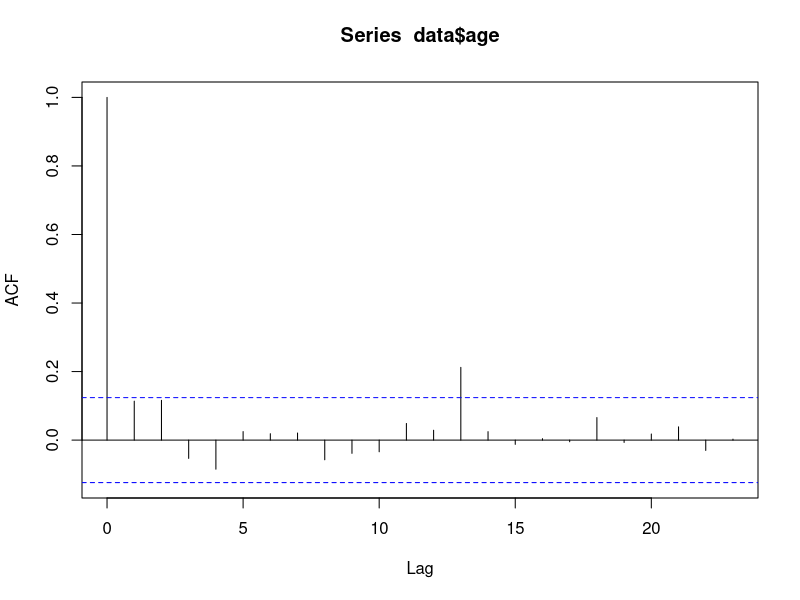
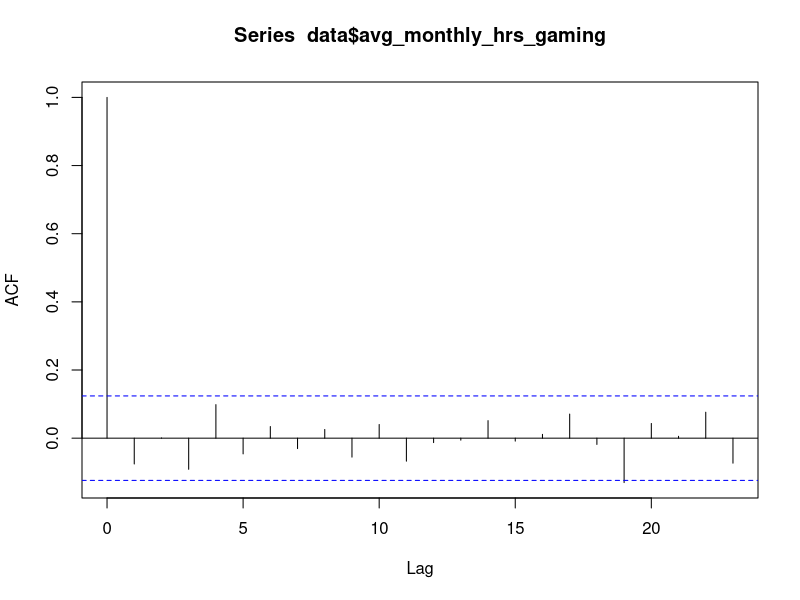
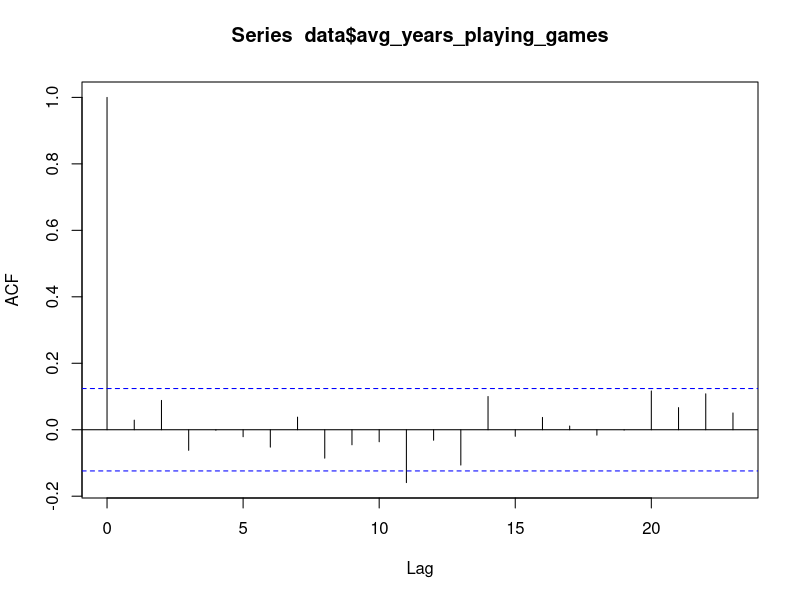
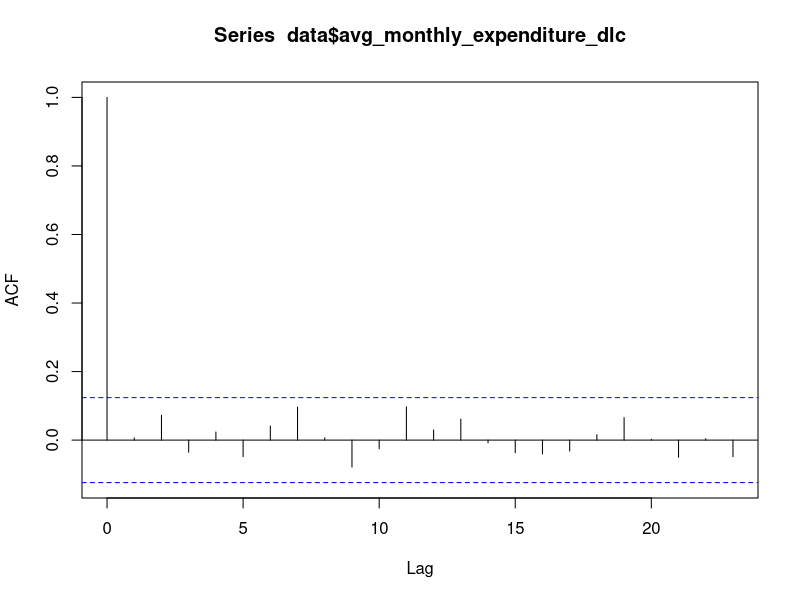
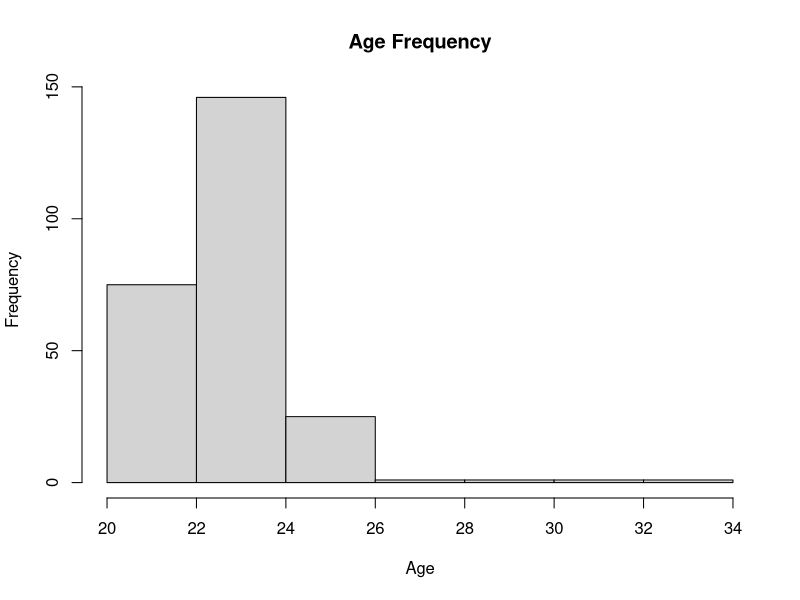
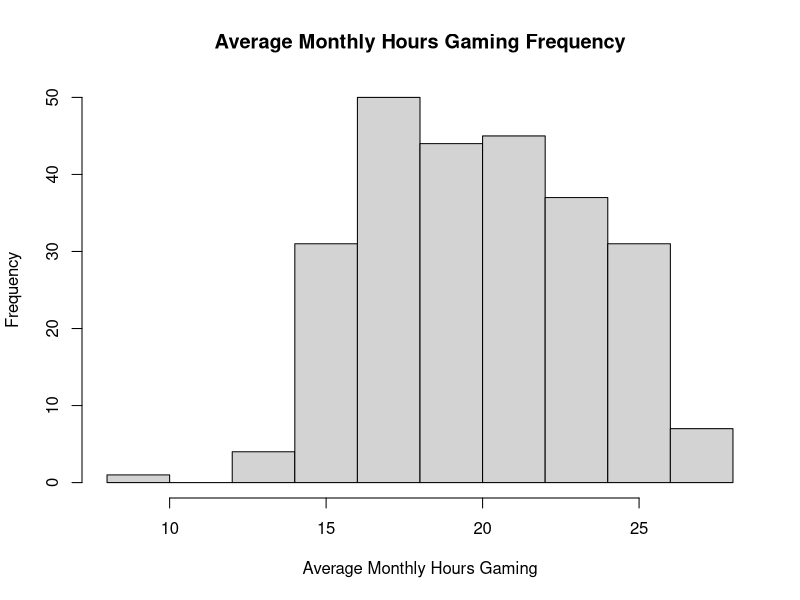
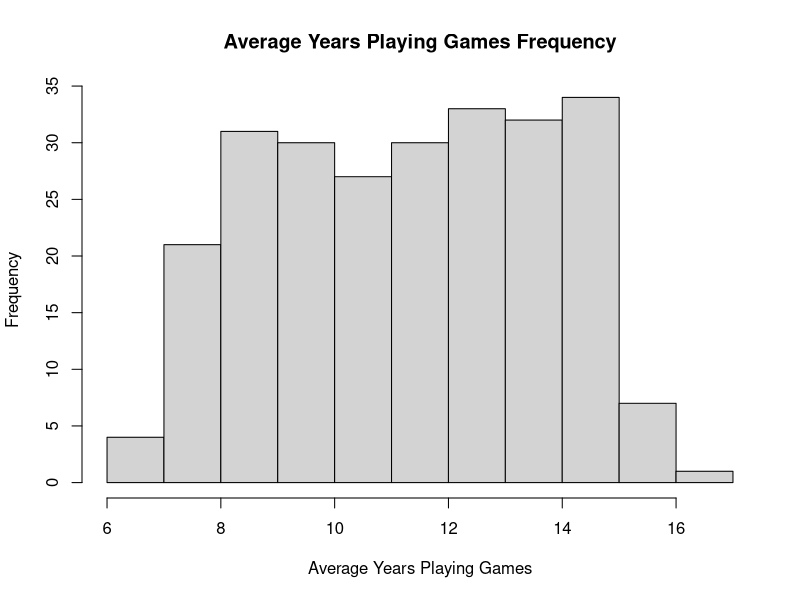
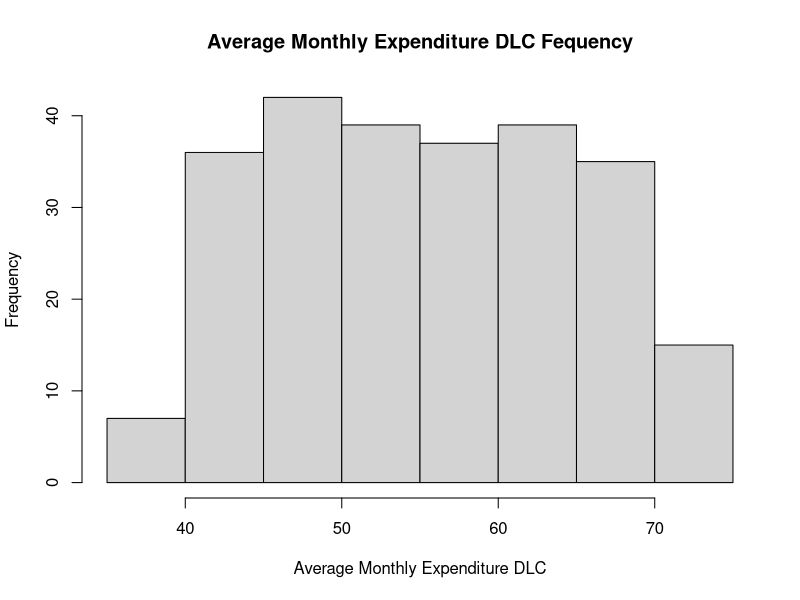

Here is the R script that generated these plots, in order:
## ---- chunk 1
knitr::opts_chunk$set(echo = TRUE)
## ---- chunk 2
# Libraries used
if(!require("readr"))
  install.packages("readr")
if(!require("dplyr"))
  install.packages("dplyr")
if(!require("ggplot2"))
  install.packages("ggplot2")
if(!require("knitr"))
  install.packages("knitr")
if(!require("kableExtra"))
  install.packages("kableExtra")

library(readr) # read_csv()
library(dplyr) # sample_n()
library(ggplot2) # data viszualizatoin, plot linear regression
library(knitr) # Display data in tables
library(kableExtra) # Format tables
## ---- chunk 3
# Load and Randomly Sample Data
data <- read_csv("amalgamated_game_survey_250_2022.csv") # read data from csv
summary(data) # Check data has been read in correctly
## ---- chunk 4
# https://statisticsglobe.com/select-only-numeric-columns-from-data-frame-in-r
# assumption here is it would be hard to plot a graph on non-numeric data
# colnames(data) # list of column names
# sapply(data, class)
# str(data) # show column properties, find numeric columns
numeric_cols <- unlist(lapply(data, is.numeric)) # identify numeric fields
numeric_data <- data[ , numeric_cols] # subset numeric fields
colnames(numeric_data) # show names of numeric fields
## ---- chunk 5
acf(data$age) # Significance
acf(data$avg_monthly_hrs_gaming)
acf(data$avg_years_playing_games)
acf(data$avg_monthly_expenditure_dlc)
## ---- chunk 6
# cor.test(data$age, data$avg_years_playing_games)
cor(data$age, data$avg_years_playing_games) # largest
cor(data$age, data$avg_monthly_hrs_gaming)
cor(data$age, data$avg_monthly_expenditure_dlc)
cor(data$avg_monthly_hrs_gaming, data$avg_monthly_expenditure_dlc) # smallest
cor(data$avg_monthly_hrs_gaming, data$avg_years_playing_games)
cor(data$avg_years_playing_games, data$avg_monthly_expenditure_dlc)

cor.test(data$avg_monthly_hrs_gaming, data$avg_monthly_expenditure_dlc)
## ---- chunk 7
hist(data$age, 
     main="Age Frequency",
     xlab = "Age")
## ---- chunk 8
hist(data$avg_monthly_hrs_gaming, 
     main="Average Monthly Hours Gaming Frequency",
     xlab="Average Monthly Hours Gaming")
## ---- chunk 9
hist(data$avg_years_playing_games, 
     main="Average Years Playing Games Frequency",
     xlab = "Average Years Playing Games")
## ---- chunk 10
hist(data$avg_monthly_expenditure_dlc, 
     main="Average Monthly Expenditure DLC Fequency",
     xlab = "Average Monthly Expenditure DLC")
## ---- chunk 11
st_age <- shapiro.test(data$age)
if(st_age$p.value < 0.05) print("nope") else print("yep")

st_hours <- shapiro.test(data$avg_monthly_hrs_gaming)
if(st_hours$p.value < 0.05) print("nope") else print("yep")
st_years <- shapiro.test(data$avg_years_playing_games)
if(st_years$p.value < 0.05) print("nope") else print("yep")
st_bucks <- shapiro.test(data$avg_monthly_expenditure_dlc)
if(st_bucks$p.value < 0.05) print("nope") else print("yep")
## ---- chunk 12
plot(avg_monthly_expenditure_dlc ~ avg_years_playing_games, data)
## ---- chunk 13
plot(avg_monthly_expenditure_dlc ~ avg_monthly_hrs_gaming, data)
## ---- chunk 14
plot(avg_monthly_expenditure_dlc ~ age, data)
## ---- chunk 15
plot(avg_years_playing_games ~ age, data)
## ---- chunk 16
plot(avg_years_playing_games ~ avg_monthly_hrs_gaming, data)
## ---- chunk 17
plot(avg_monthly_hrs_gaming ~ age, data)
## ---- chunk 18
mod <- lm(avg_monthly_expenditure_dlc ~ avg_monthly_hrs_gaming, 
          data = data)
summary(mod)
## ---- chunk 19
par(mfrow=c(2,2))
plot(mod)
par(mfrow=c(1,1))
## ---- chunk 20
graph <- ggplot(data, aes(x=avg_monthly_hrs_gaming, 
                          y=avg_monthly_expenditure_dlc)) + 
  geom_point()
graph
## ---- chunk 21
graph <- graph + geom_smooth(method="lm", col="blue")
graph
## ---- chunk 22
graph <- graph +
  ggpubr::stat_regline_equation()
graph
## ---- chunk 23
graph <- graph + labs(title = "expenditure as a function of hours played",
                      x = "Average monthly hours gaming",
                      y = "Average monthly expenditure DLC")
graph
## ---- chunk 24
# kbl(data)
# kbl(sample_n(data, 200))

# sample_data %>%
#   lm(avg_monthly_hrs_gaming ~ avg_monthly_expenditure_dlc, data = .) %>%
#   summary() # data summary
## ---- chunk 25
set.seed(1234) # reproduce random values

sample_data <- sample_n(data, 200) # tibble 200 x 11

# lm() - 
# dependent var. ~ independent var.
mod <- lm(avg_monthly_expenditure_dlc ~ avg_monthly_hrs_gaming, 
          data = sample_data)
summary(mod)

#attributes(mod)
#mod$residuals
# hist(mod$residuals)

plot <- ggplot(data = mod, mapping = aes(x = avg_monthly_hrs_gaming, 
                                 y = avg_monthly_expenditure_dlc)) + 
  # geom_point(alpha = 0.1, color = "blue") # add colours for points
  geom_point() + # plot dataset in a scatter plot
  labs(title = "Relationship between games monthly hours played + DLC expenditure",
       x = "Average Monthly Hours Gaming",
       y = "Average Monthly Expenditure DLC")

# plot + geom_smooth(method = lm, se = FALSE, formula=y~x) # probably this one
# plot + stat_smooth(method = lm, formula = y ~ x, geom = "smooth") # ok
# plot + geom_smooth(method = "loess", se = FALSE, formula=y~x) # curved line

coeff <- coefficients(mod)
coeff
intercept <- coeff[1]
slope <- coeff[2]
slope

plot +
  geom_abline(intercept = intercept, slope = slope, color="blue") # regression line

# + geom_abline(mapping = aes(x = avg_monthly_hrs_gaming, y = avg_monthly_expenditure_dlc), data = mod)

## ---- chunk 26
cor(sample_data$avg_monthly_hrs_gaming, sample_data$avg_monthly_expenditure_dlc)
## ---- chunk 27
car::qqPlot(data$age)
car::qqPlot(data$avg_monthly_hrs_gaming)
car::qqPlot(data$avg_years_playing_games)
car::qqPlot(data$avg_monthly_expenditure_dlc)

qqnorm(data$age)
qqline(data$age)
qqnorm(data$avg_monthly_hrs_gaming)
qqline(data$avg_monthly_hrs_gaming)
qqnorm(data$avg_years_playing_games)
qqline(data$avg_years_playing_games)
qqnorm(data$avg_monthly_expenditure_dlc)
qqline(data$avg_monthly_expenditure_dlc)
## ---- chunk 28
significance <- 0.05

par(mfrow=c(1,2)) # define plotting region
shapiro.test(data$age)

# log transformation
log_age <- log10(data$age)
# histogram original distribution
hist(data$age, col='steelblue', main='Original')
# histogram log-transformed distribution
hist(log_age, col='coral2', main='Log Transformed')
shapiro.test(log_age)

# square root transformation
sqrt_age <- sqrt(data$age)
# histogram original distribution
hist(data$age, col='steelblue', main='Original')
# histogram square root-transformed distribution
hist(sqrt_age, col='coral2', main='Square Root Transformed')
shapiro.test(sqrt_age)

# cube root transformation
cube_age <- data$age^(1/3)
# histogram original distribution
hist(data$age, col='steelblue', main='Original')
# histogram cube root-transformed
hist(cube_age, col='coral2', main='Cube Root Transformed')
shapiro.test(cube_age)

cube_age_p_value <- shapiro.test(cube_age)$p.value
if (cube_age_p_value < significance) {
  print(paste("Cube Root Transform of Age is less than ", significance))
} else {
  print(paste("Cube Root Transform of Age is less than ", significance))
}
## ---- chunk 29
significance <- 0.05

par(mfrow=c(1,2)) # define plotting region

log_monthly_hrs <- log10(data$avg_monthly_hrs_gaming)
hist(data$avg_monthly_hrs_gaming, col='steelblue', main='Age Original')
hist(log_monthly_hrs, col='coral2', main='Log Transformed')
shapiro.test(log_monthly_hrs)

sqrt_monthly_hrs <- sqrt(data$avg_monthly_hrs_gaming)
hist(data$avg_monthly_hrs_gaming, col='steelblue', main='Age Original')
hist(sqrt_monthly_hrs, col='coral2', main='Square Root Transformed')
shapiro.test(sqrt_monthly_hrs)

cube_monthly_hrs <- data$avg_monthly_hrs_gaming^(1/3)
hist(data$avg_monthly_hrs_gaming, col='steelblue', main='Age Original')
hist(cube_monthly_hrs, col='coral2', main='Cube Root Transformed')
shapiro.test(cube_monthly_hrs)

cube_monthly_hrs_p_value <- shapiro.test(cube_monthly_hrs)$p.value
if (cube_monthly_hrs_p_value < significance) {
  print(paste("Cube Root Transform of Avg. Monthly Hours Gaming is less than ", significance))
} else {
  print(paste("Cube Root Transform of Avg. Monthly Hours Gaming is less than ", significance))
}
